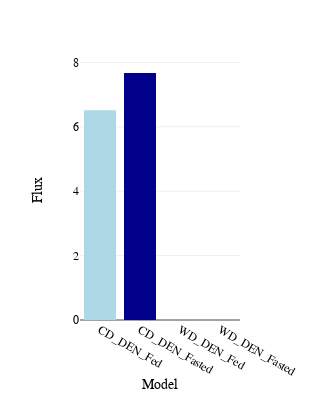

Write notebook code for a chart like this one.
### Code cell
liver = plotSingleReaction('l_EXC_BOTH_C00042[s]',experiments,dfs)
#wat = plotSingleReaction('w_MMRN_Biomass',experiments,dfs)
#tumour = plotSingleReaction('t_EXC_BOTH_C00249[s]',experiments,dfs)

out_comb = pd.concat([liver])
out_comb['Flux'] = out_comb['Flux'].abs()
out_comb = out_comb[out_comb['Model'].isin(['CD_DEN_Fed','CD_DEN_Fasted','WD_DEN_Fed','WD_DEN_Fasted'])]
#out_comb = out_comb[out_comb['Flux'] != 0]
fig = px.bar(out_comb,x='Model',y='Flux',color='Model',
             color_discrete_sequence=['lightblue','darkblue','red','darkred']) #'lightblue','darkblue','red','darkred'
fig.update_layout(template='none',autosize=False,height=400,width=300,showlegend=False)
fig = setPlotFont(fig)
fig.write_image('output/figures/SIM2/l2t_succinate_l2.pdf')
fig.show()

### Figure 1 — Plotly figure (JSON) as saved in the notebook; plotly's stock layout.template omitted (floating-point values rounded to 4 significant figures)
{"data": [{"alignmentgroup": "True", "hovertemplate": "Model=%{x}<br>Flux=%{y}<extra></extra>", "legendgroup": "CD_DEN_Fed", "marker": {"color": "lightblue", "pattern": {"shape": ""}}, "name": "CD_DEN_Fed", "offsetgroup": "CD_DEN_Fed", "orientation": "v", "showlegend": true, "textposition": "auto", "type": "bar", "x": ["CD_DEN_Fed"], "xaxis": "x", "y": [6.511], "yaxis": "y"}, {"alignmentgroup": "True", "hovertemplate": "Model=%{x}<br>Flux=%{y}<extra></extra>", "legendgroup": "CD_DEN_Fasted", "marker": {"color": "darkblue", "pattern": {"shape": ""}}, "name": "CD_DEN_Fasted", "offsetgroup": "CD_DEN_Fasted", "orientation": "v", "showlegend": true, "textposition": "auto", "type": "bar", "x": ["CD_DEN_Fasted"], "xaxis": "x", "y": [7.671], "yaxis": "y"}, {"alignmentgroup": "True", "hovertemplate": "Model=%{x}<br>Flux=%{y}<extra></extra>", "legendgroup": "WD_DEN_Fed", "marker": {"color": "red", "pattern": {"shape": ""}}, "name": "WD_DEN_Fed", "offsetgroup": "WD_DEN_Fed", "orientation": "v", "showlegend": true, "textposition": "auto", "type": "bar", "x": ["WD_DEN_Fed"], "xaxis": "x", "y": [0], "yaxis": "y"}, {"alignmentgroup": "True", "hovertemplate": "Model=%{x}<br>Flux=%{y}<extra></extra>", "legendgroup": "WD_DEN_Fasted", "marker": {"color": "darkred", "pattern": {"shape": ""}}, "name": "WD_DEN_Fasted", "offsetgroup": "WD_DEN_Fasted", "orientation": "v", "showlegend": true, "textposition": "auto", "type": "bar", "x": ["WD_DEN_Fasted"], "xaxis": "x", "y": [0], "yaxis": "y"}], "layout": {"autosize": false, "barmode": "relative", "font": {"color": "black", "family": "Arial", "size": 12}, "height": 400, "legend": {"title": {"text": "Model"}, "tracegroupgap": 0}, "margin": {"t": 60}, "showlegend": false, "width": 300, "xaxis": {"anchor": "y", "categoryarray": ["CD_DEN_Fed", "CD_DEN_Fasted", "WD_DEN_Fed", "WD_DEN_Fasted"], "categoryorder": "array", "domain": [0, 1], "title": {"text": "Model"}}, "yaxis": {"anchor": "x", "domain": [0, 1], "title": {"text": "Flux"}}}}
